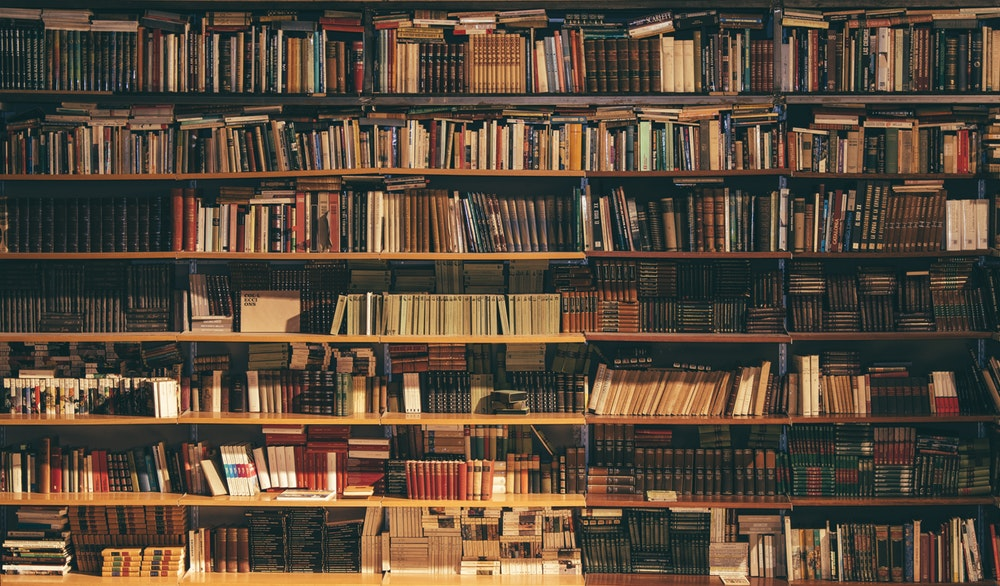
#> input picture abc.jpg, 1000 x 586 px
$ python '2.  draw_shapes_using_opencv.py'
#> lines starting #> are read from the running program, lines starting #| are printed output that depends on the picture; after the words box and inside, x2 and y2 are one past the last pixel; in counts of white or black regions, pixels touching at a corner belong together
# -*- coding: utf-8 -*-
import cv2
img = cv2.imread("abc.jpg", 1)
#> img is the input picture: shape (586, 1000, 3); mean B, G, R 58.6, 74.6, 90.6
img = cv2.line(img , (0,0) , (255,255) ,(147,86,91) , 10 )
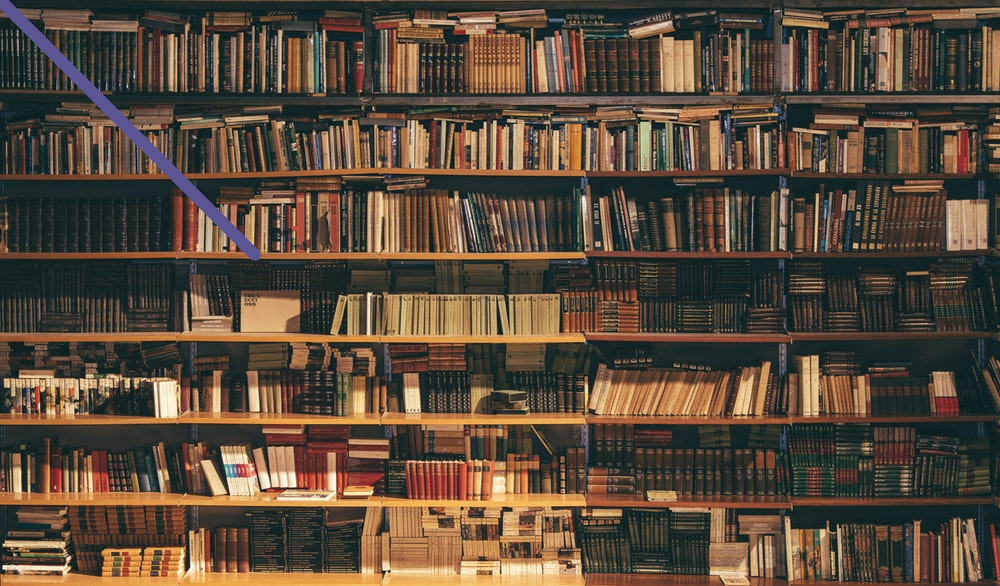
#> img: shape (586, 1000, 3); 0.74% of pixels changed, all inside (x1, y1, x2, y2) = (0, 0, 261, 261)
cv2.imshow('image',img)
cv2.waitKey(0)
cv2.destroyAllWindows()
